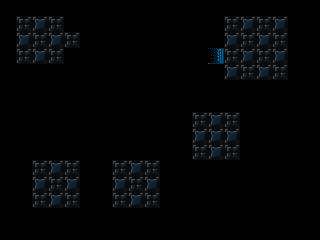

A 2D game scene composited from a Tiled map and its tileset images. What follows is a short description and the map's XML, with each tile layer's data collapsed to a summary:
An orthogonal 20x15 tile map with 16x16 px tiles, 1 tile layer (background) and 85 objects (76x tile, 5x portal, scene_switching_tile, video_tape, actor, ...).

<map version="1.4" tiledversion="2020.10.30" orientation="orthogonal" renderorder="right-down" width="20" height="15" tilewidth="16" tileheight="16" infinite="0" nextlayerid="6" nextobjectid="261">
 <properties>
  <property name="display_name" value="sneaky bastard dlfjg" />
  <property name="has_video_tape" type="bool" value="true" />
  <property name="next_level" value="./data/levels/tmx/L50.tmx" />
  <property name="player_bomb_count" value="1" />
 </properties>
 <tileset firstgid="1" name="newtiledsheet" tilewidth="16" tileheight="16" tilecount="180" columns="9">
  <image source="../../newtiledsheet.png" width="144" height="320" />
 </tileset>
 <layer id="1" name="background" width="20" height="15">
  <data>[300 cells, 300 non-empty, 6 distinct tile ids]</data>
 </layer>
 <objectgroup id="4" name="objects">
  <object id="176" type="scene_switching_tile" gid="32" x="80" y="48" width="16" height="16" />
  <object id="177" type="portal" gid="62" x="16" y="48" width="16" height="16">
   <properties>
    <property name="portal_id" type="int" value="1" />
    <property name="travels_to_portal_id" type="int" value="2" />
   </properties>
  </object>
  <object id="178" type="portal" gid="62" x="32" y="192" width="16" height="16">
   <properties>
    <property name="portal_id" type="int" value="2" />
    <property name="travels_to_portal_id" type="int" value="3" />
   </properties>
  </object>
  <object id="179" type="portal" gid="62" x="224" y="48" width="16" height="16">
   <properties>
    <property name="portal_id" type="int" value="3" />
    <property name="travels_to_portal_id" type="int" value="4" />
   </properties>
  </object>
  <object id="180" type="portal" gid="62" x="192" y="144" width="16" height="16">
   <properties>
    <property name="portal_id" type="int" value="4" />
    <property name="travels_to_portal_id" type="int" value="5" />
   </properties>
  </object>
  <object id="181" type="portal" gid="62" x="112" y="192" width="16" height="16">
   <properties>
    <property name="portal_id" type="int" value="5" />
    <property name="travels_to_portal_id" type="int" value="1" />
   </properties>
  </object>
  <object id="182" type="video_tape" gid="66" x="144" y="96" width="16" height="16" />
  <object id="183" type="actor" gid="46" x="32" y="48" width="16" height="16" />
  <object id="184" type="destructible" gid="21" x="16" y="48" width="16" height="16" />
  <object id="185" type="tile" gid="1" x="16" y="16" width="16" height="16" />
  <object id="186" type="tile" gid="1" x="32" y="16" width="16" height="16" />
  <object id="187" type="tile" gid="1" x="48" y="16" width="16" height="16" />
  <object id="188" type="tile" gid="1" x="32" y="160" width="16" height="16" />
  <object id="189" type="tile" gid="1" x="48" y="160" width="16" height="16" />
  <object id="190" type="tile" gid="1" x="64" y="160" width="16" height="16" />
  <object id="191" type="tile" gid="1" x="112" y="160" width="16" height="16" />
  <object id="192" type="tile" gid="1" x="128" y="160" width="16" height="16" />
  <object id="193" type="tile" gid="1" x="144" y="160" width="16" height="16" />
  <object id="194" type="tile" gid="1" x="192" y="112" width="16" height="16" />
  <object id="195" type="tile" gid="1" x="208" y="112" width="16" height="16" />
  <object id="196" type="tile" gid="1" x="224" y="112" width="16" height="16" />
  <object id="197" type="tile" gid="1" x="224" y="16" width="16" height="16" />
  <object id="198" type="tile" gid="1" x="240" y="16" width="16" height="16" />
  <object id="199" type="tile" gid="1" x="256" y="16" width="16" height="16" />
  <object id="200" type="tile" gid="1" x="272" y="16" width="16" height="16" />
  <object id="201" type="tile" gid="10" x="32" y="224" width="16" height="16" />
  <object id="202" type="tile" gid="10" x="48" y="224" width="16" height="16" />
  <object id="203" type="tile" gid="10" x="64" y="224" width="16" height="16" />
  <object id="204" type="tile" gid="10" x="16" y="80" width="16" height="16" />
  <object id="205" type="tile" gid="10" x="32" y="80" width="16" height="16" />
  <object id="206" type="tile" gid="10" x="48" y="80" width="16" height="16" />
  <object id="207" type="tile" gid="10" x="64" y="64" width="16" height="16" />
  <object id="208" type="tile" gid="10" x="80" y="64" width="16" height="16" />
  <object id="209" type="tile" gid="10" x="112" y="224" width="16" height="16" />
  <object id="210" type="tile" gid="10" x="128" y="224" width="16" height="16" />
  <object id="211" type="tile" gid="10" x="144" y="224" width="16" height="16" />
  <object id="212" type="tile" gid="10" x="192" y="176" width="16" height="16" />
  <object id="213" type="tile" gid="10" x="208" y="176" width="16" height="16" />
  <object id="214" type="tile" gid="10" x="224" y="176" width="16" height="16" />
  <object id="215" type="tile" gid="10" x="224" y="96" width="16" height="16" />
  <object id="216" type="tile" gid="10" x="240" y="96" width="16" height="16" />
  <object id="217" type="tile" gid="10" x="256" y="96" width="16" height="16" />
  <object id="218" type="tile" gid="10" x="272" y="96" width="16" height="16" />
  <object id="219" type="tile" gid="11" x="208" y="32" width="16" height="16" />
  <object id="220" type="tile" gid="11" x="208" y="48" width="16" height="16" />
  <object id="221" type="tile" gid="11" x="208" y="80" width="16" height="16" />
  <object id="222" type="tile" gid="11" x="176" y="128" width="16" height="16" />
  <object id="223" type="tile" gid="11" x="176" y="144" width="16" height="16" />
  <object id="224" type="tile" gid="11" x="176" y="160" width="16" height="16" />
  <object id="225" type="tile" gid="11" x="96" y="176" width="16" height="16" />
  <object id="226" type="tile" gid="11" x="96" y="208" width="16" height="16" />
  <object id="227" type="tile" gid="11" x="96" y="192" width="16" height="16" />
  <object id="228" type="tile" gid="11" x="16" y="176" width="16" height="16" />
  <object id="229" type="tile" gid="11" x="16" y="192" width="16" height="16" />
  <object id="230" type="tile" gid="11" x="16" y="208" width="16" height="16" />
  <object id="231" type="tile" gid="11" x="0" y="32" width="16" height="16" />
  <object id="232" type="tile" gid="11" x="0" y="48" width="16" height="16" />
  <object id="233" type="tile" gid="11" x="0" y="64" width="16" height="16" />
  <object id="234" type="tile" gid="1" x="64" y="32" width="16" height="16" />
  <object id="235" type="tile" gid="1" x="80" y="32" width="16" height="16" />
  <object id="236" type="tile" gid="2" x="80" y="176" width="16" height="16" />
  <object id="237" type="tile" gid="2" x="80" y="192" width="16" height="16" />
  <object id="238" type="tile" gid="2" x="80" y="208" width="16" height="16" />
  <object id="239" type="tile" gid="2" x="160" y="176" width="16" height="16" />
  <object id="240" type="tile" gid="2" x="160" y="192" width="16" height="16" />
  <object id="241" type="tile" gid="2" x="160" y="208" width="16" height="16" />
  <object id="242" type="tile" gid="2" x="240" y="128" width="16" height="16" />
  <object id="243" type="tile" gid="2" x="240" y="144" width="16" height="16" />
  <object id="244" type="tile" gid="2" x="240" y="160" width="16" height="16" />
  <object id="245" type="tile" gid="2" x="288" y="32" width="16" height="16" />
  <object id="246" type="tile" gid="2" x="288" y="48" width="16" height="16" />
  <object id="247" type="tile" gid="2" x="288" y="64" width="16" height="16" />
  <object id="248" type="tile" gid="2" x="288" y="80" width="16" height="16" />
  <object id="249" type="tile" gid="27" x="192" y="48" width="16" height="16" />
  <object id="250" type="tile" gid="27" x="160" y="48" width="16" height="16" />
  <object id="251" type="tile" gid="27" x="176" y="48" width="16" height="16" />
  <object id="252" type="tile" gid="27" x="144" y="48" width="16" height="16" />
  </objectgroup>
</map>
<!-- 8 of 85 objects omitted -->